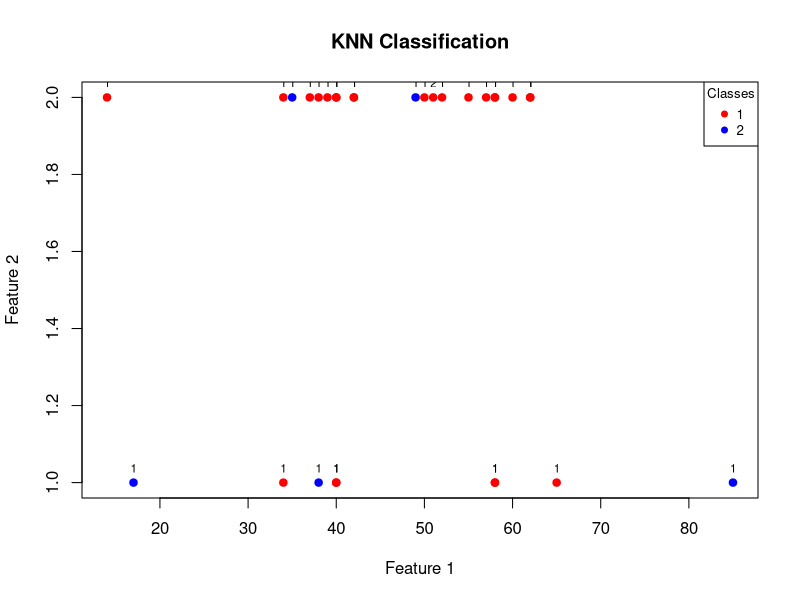

The R script that drew this image:
# Load required libraries
library(class)

# Read data from provided text
data_text <- "
Age Gender Total_Bilirubin Direct_Bilirubin Alkaline_Phosphotase Alamine_Aminotransferase Aspartate_Aminotransferase Total_Protiens Albumin Albumin_and_Globulin_Ratio Dataset
65 Female 0.7 0.1 187 16 18 6.8 3.3 0.9 1
62 Male 10.9 5.5 699 64 100 7.5 3.2 0.74 1
62 Male 7.3 4.1 490 60 68 7 3.3 0.89 1
58 Male 1 0.4 182 14 20 6.8 3.4 1 1
72 Male 3.9 2 195 27 59 7.3 2.4 0.4 1
46 Male 1.8 0.7 208 19 14 7.6 4.4 1.3 1
26 Female 0.9 0.2 154 16 12 7 3.5 1 1
29 Female 0.9 0.3 202 14 11 6.7 3.6 1.1 1
17 Male 0.9 0.3 202 22 19 7.4 4.1 1.2 2
55 Male 0.7 0.2 290 53 58 6.8 3.4 1 1
57 Male 0.6 0.1 210 51 59 5.9 2.7 0.8 1
72	Male	2.7	1.3	260	31	56	7.4	3	0.6	1
64	Male	0.9	0.3	310	61	58	7	3.4	0.9	2
74	Female	1.1	0.4	214	22	30	8.1	4.1	1	1
61	Male	0.7	0.2	145	53	41	5.8	2.7	0.87	1
25	Male	0.6	0.1	183	91	53	5.5	2.3	0.7	2
38	Male	1.8	0.8	342	168	441	7.6	4.4	1.3	1
33	Male	1.6	0.5	165	15	23	7.3	3.5	0.92	2
40	Female	0.9	0.3	293	232	245	6.8	3.1	0.8	1
40	Female	0.9	0.3	293	232	245	6.8	3.1	0.8	1
51	Male	2.2	1	610	17	28	7.3	2.6	0.55	1
51	Male	2.9	1.3	482	22	34	7	2.4	0.5	1
62	Male	6.8	3	542	116	66	6.4	3.1	0.9	1
40	Male	1.9	1	231	16	55	4.3	1.6	0.6	1
63	Male	0.9	0.2	194	52	45	6	3.9	1.85	2
34	Male	4.1	2	289	875	731	5	2.7	1.1	1
34	Male	4.1	2	289	875	731	5	2.7	1.1	1
34	Male	6.2	3	240	1680	850	7.2	4	1.2	1
20	Male	1.1	0.5	128	20	30	3.9	1.9	0.95	2
84	Female	0.7	0.2	188	13	21	6	3.2	1.1	2
57	Male	4	1.9	190	45	111	5.2	1.5	0.4	1
52	Male	0.9	0.2	156	35	44	4.9	2.9	1.4	1
57	Male	1	0.3	187	19	23	5.2	2.9	1.2	2
38	Female	2.6	1.2	410	59	57	5.6	3	0.8	2
38	Female	2.6	1.2	410	59	57	5.6	3	0.8	2
30	Male	1.3	0.4	482	102	80	6.9	3.3	0.9	1
17	Female	0.7	0.2	145	18	36	7.2	3.9	1.18	2
46	Female	14.2	7.8	374	38	77	4.3	2	0.8	1
48	Male	1.4	0.6	263	38	66	5.8	2.2	0.61	1
47	Male	2.7	1.3	275	123	73	6.2	3.3	1.1	1
45	Male	2.4	1.1	168	33	50	5.1	2.6	1	1
62	Male	0.6	0.1	160	42	110	4.9	2.6	1.1	2
42	Male	6.8	3.2	630	25	47	6.1	2.3	0.6	2
50	Male	2.6	1.2	415	407	576	6.4	3.2	1	1
85	Female	1	0.3	208	17	15	7	3.6	1	2
35	Male	1.8	0.6	275	48	178	6.5	3.2	0.9	2
21	Male	3.9	1.8	150	36	27	6.8	3.9	1.34	1
40	Male	1.1	0.3	230	1630	960	4.9	2.8	1.3	1
32	Female	0.6	0.1	176	39	28	6	3	1	1
55	Male	18.4	8.8	206	64	178	6.2	1.8	0.4	1
45	Female	0.7	0.2	170	21	14	5.7	2.5	0.7	1
34	Female	0.6	0.1	161	15	19	6.6	3.4	1	1
38	Male	3.1	1.6	253	80	406	6.8	3.9	1.3	1
38	Male	1.1	0.3	198	86	150	6.3	3.5	1.2	1
42	Male	8.9	4.5	272	31	61	5.8	2	0.5	1
42	Male	8.9	4.5	272	31	61	5.8	2	0.5	1
33	Male	0.8	0.2	198	26	23	8	4	1	2
48	Female	0.9	0.2	175	24	54	5.5	2.7	0.9	2
51	Male	0.8	0.2	367	42	18	5.2	2	0.6	1
64	Male	1.1	0.5	145	20	24	5.5	3.2	1.39	2
31	Female	0.8	0.2	158	21	16	6	3	1	1
58	Male	1	0.5	158	37	43	7.2	3.6	1	1
58	Male	1	0.5	158	37	43	7.2	3.6	1	1
57	Male	0.7	0.2	208	35	97	5.1	2.1	0.7	1
57	Male	1.3	0.4	259	40	86	6.5	2.5	0.6	1
57	Male	1.4	0.7	470	62	88	5.6	2.5	0.8	1
54	Male	2.2	1.2	195	55	95	6	3.7	1.6	1
37	Male	1.8	0.8	215	53	58	6.4	3.8	1.4	1
66	Male	0.7	0.2	239	27	26	6.3	3.7	1.4	1
60	Male	0.8	0.2	215	24	17	6.3	3	0.9	2
19	Female	0.7	0.2	186	166	397	5.5	3	1.2	1
75	Female	0.8	0.2	188	20	29	4.4	1.8	0.6	1
75	Female	0.8	0.2	205	27	24	4.4	2	0.8	1
52	Male	0.6	0.1	171	22	16	6.6	3.6	1.2	1
68	Male	0.7	0.1	145	20	22	5.8	2.9	1	1
29	Female	0.7	0.1	162	52	41	5.2	2.5	0.9	2
31	Male	0.9	0.2	518	189	17	5.3	2.3	0.7	1
68	Female	0.6	0.1	1620	95	127	4.6	2.1	0.8	1
70	Male	1.4	0.6	146	12	24	6.2	3.8	1.58	2
58	Female	2.8	1.3	670	48	79	4.7	1.6	0.5	1
58	Female	2.4	1.1	915	60	142	4.7	1.8	0.6	1
29	Male	1	0.3	75	25	26	5.1	2.9	1.3	1
49	Male	0.7	0.1	148	14	12	5.4	2.8	1	2
33	Male	2	1	258	194	152	5.4	3	1.25	1
32	Male	0.6	0.1	237	45	31	7.5	4.3	1.34	1
14	Male	1.4	0.5	269	58	45	6.7	3.9	1.4	1
13	Male	0.6	0.1	320	28	56	7.2	3.6	1	2
58	Male	0.8	0.2	298	33	59	6.2	3.1	1	1
18	Male	0.6	0.2	538	33	34	7.5	3.2	0.7	1
60	Male	4	1.9	238	119	350	7.1	3.3	0.8	1
60	Male	5.7	2.8	214	412	850	7.3	3.2	0.78	1
60	Male	6.8	3.2	308	404	794	6.8	3	0.7	1
60	Male	8.6	4	298	412	850	7.4	3	0.6	1
60	Male	5.8	2.7	204	220	400	7	3	0.7	1
60	Male	5.2	2.4	168	126	202	6.8	2.9	0.7	1
75	Male	0.9	0.2	282	25	23	4.4	2.2	1	1
39	Male	3.8	1.5	298	102	630	7.1	3.3	0.8	1
39	Male	6.6	3	215	190	950	4	1.7	0.7	1
18	Male	0.6	0.1	265	97	161	5.9	3.1	1.1	1
"

# Convert text data to dataframe
data_df <- read.table(text=data_text, header=TRUE)
# Handle missing values
data_df <- na.omit(data_df)  # Remove rows with missing values, adjust as needed

# Encode categorical variables
data_df$Gender <- as.numeric(factor(data_df$Gender))  # Encode 'Gender' to numeric

# Split Data into Features (X) and Target (y)
X <- data_df[, -ncol(data_df)]  # Features
y <- data_df[, ncol(data_df)]   # Target

# Train-Test Split
set.seed(123)  # For reproducibility
train_indices <- sample(1:nrow(data_df), 0.7 * nrow(data_df))  # 70% for training
X_train <- X[train_indices, ]
y_train <- y[train_indices]
X_test <- X[-train_indices, ]
y_test <- y[-train_indices]

# Check for missing values in the data
any_na <- any(is.na(data_df))
if (any_na) {
  print("Missing values detected in the dataset. Please handle missing values appropriately.")
} else {
  # KNN Clustering
  k <- 5  # Number of neighbors
  predicted <- knn(X_train, X_test, y_train, k)
  
  # Model Evaluation
  accuracy <- sum(predicted == y_test) / length(y_test)
  print(paste("Accuracy:", accuracy))
}
# Define colors for each class
class_colors <- c("red", "blue")

# Plot the graph
plot(X_test[,1], X_test[,2], col = class_colors[y_test], pch = 19, 
     main = "KNN Classification", xlab = "Feature 1", ylab = "Feature 2")

# Add legend
legend("topright", legend = unique(y_test), col = class_colors, pch = 19, 
       title = "Classes", cex = 0.8)

# Add labels for predicted classes
text(X_test[,1], X_test[,2], labels = predicted, pos = 3, col = "black", cex = 0.7)
